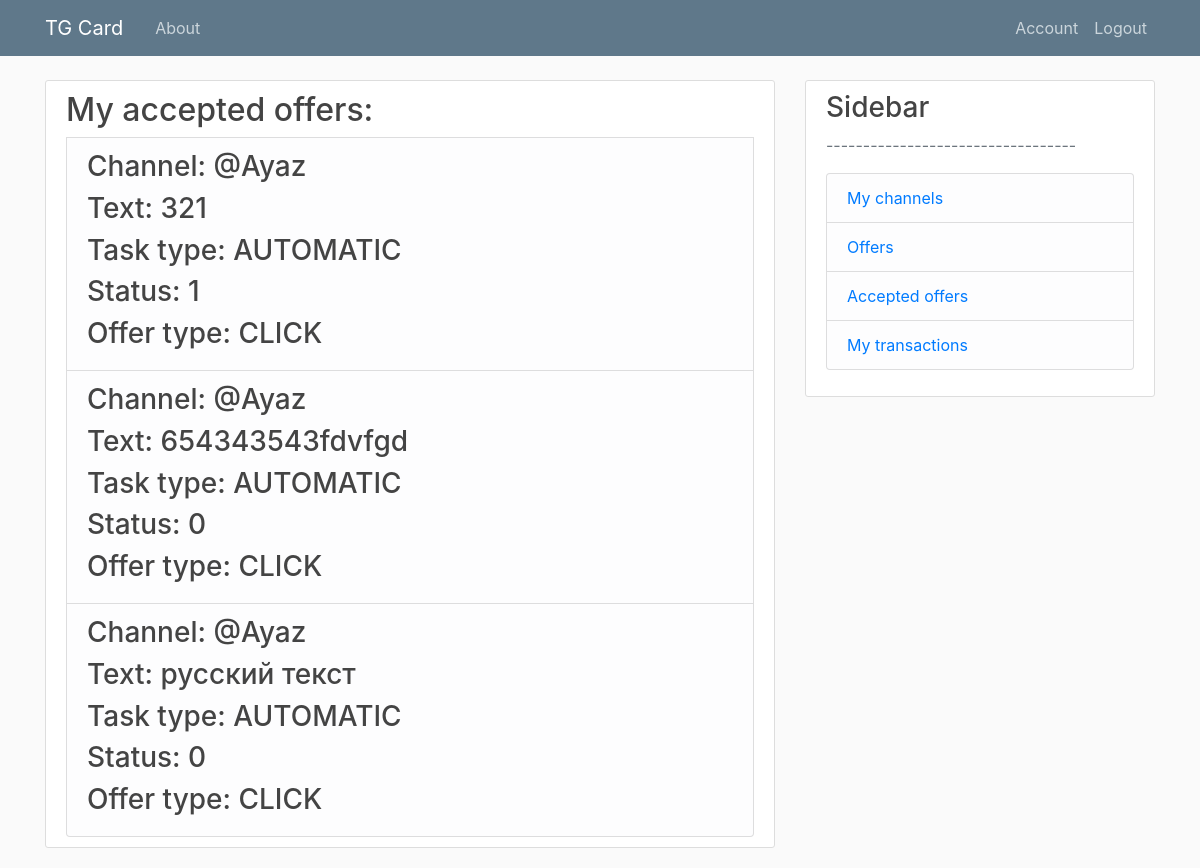
The page /currentUserTasks (signed in) on the database as committed earlier.
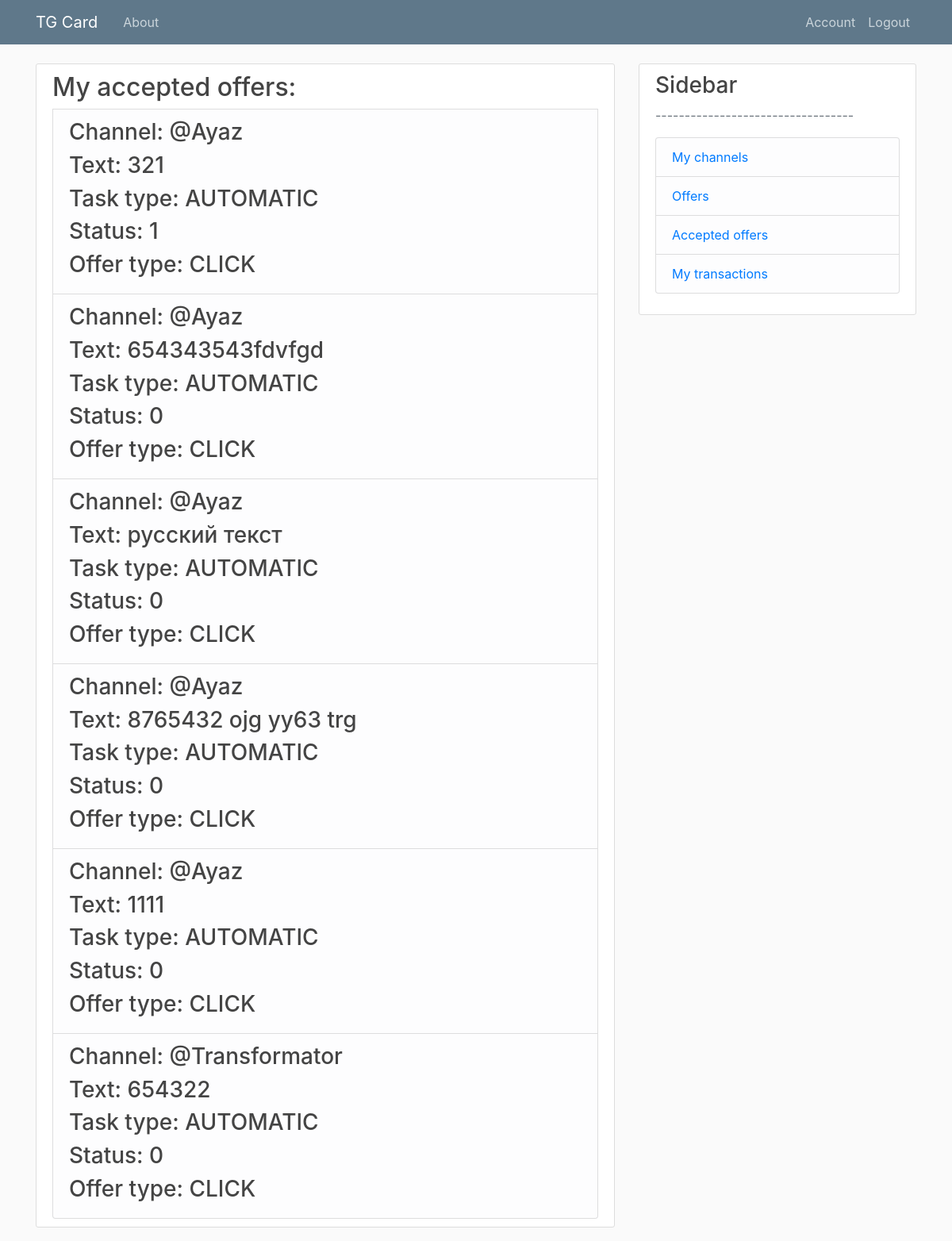
The same page on the database as committed later.
### models.py (models this page shows, shortened)
class Task(db.Model):
    id = db.Column(db.Integer, primary_key=True)
    status = db.Column(db.Integer, index=True, default=0) # new \ approved \ queued \ paused \ inactive
    taskType = db.Column(db.String, default=0) # AUTOMATIC \ MANUAL
    previevText = db.Column(db.String, index=True, nullable=False)
    affilId = db.Column(db.Integer, db.ForeignKey('user.id'), nullable=False)
    offerId = db.Column(db.Integer, db.ForeignKey('offer.id'), nullable=False)
    message_queues = db.relationship('MessageQueue', backref='task', lazy=True)

class Offer(db.Model):
    id = db.Column(db.Integer, primary_key=True)
    tgLink = db.Column(db.String, index=True, unique=True, nullable=False)
    offerType = db.Column(db.String, index=True, nullable=False) # click \ subscribe
    price = db.Column(db.Float, index=True, nullable=False)
    status = db.Column(db.Integer, index=True, nullable=False) # active \ inactive
    advertId = db.Column(db.Integer, db.ForeignKey('user.id'), nullable=False)
    tasks = db.relationship('Task', backref='offer', lazy=True)
    categoryListAdv = db.relationship('CategoryListAdv', backref='offer', lazy=True)

### routes.py (the view)
@app.route("/currentUserTasks", methods=['GET', 'POST'])
@login_required
@affiliate_access_level()
def currentUserTasks():
    tasks = Task.query.filter_by(affilId=current_user.id).all()
    return render_template('currentUserTasks.html', title='CurrentUserTasks', tasks=tasks)

### models.py (called while the page is built)
@login_manager.user_loader
def load_user(user_id):
    return User.query.get(int(user_id))

### routes.py (called while the page is built)
def affiliate_access_level():
    def decorator(f):
        @wraps(f)
        def decorated_function(*args, **kwargs):
            if current_user.role != 'AFFILIATE':
                return redirect(url_for('access_error_page'))
            return f(*args, **kwargs)
        return decorated_function
    return decorator

### templates/currentUserTasks.html (shortened to what this page needs)
{% extends "layout.html" %}
{% block content %}
    <div class="content-section">
    <h2>My accepted offers: </h2>
    {% for task in tasks %}
    <li class="list-group-item list-group-item-light">
                <ul class="list-group">
                    <h3>Channel: {{task.offer.tgLink}}</h3>
                    <h3>Text: {{task.previevText}}</h3>
                    <h3>Task type: {{task.taskType}}</h3>
                    <h3>Status: {{task.status}}</h3>
                    <h3>Offer type: {{task.offer.offerType}}</h3>
                </ul>
    </li>
    {% endfor %}
    </div>
{% endblock content %}

### templates/layout.html (shortened to what this page needs)
<!DOCTYPE html>
<html>
<head>
    <link rel="stylesheet" href="https://maxcdn.bootstrapcdn.com/bootstrap/4.0.0/css/bootstrap.min.css">
    <link rel="stylesheet" type="text/css" href="{{ url_for('static', filename='main.css') }}">
</head>
<body>
    <header class="site-header">
      <nav class="navbar navbar-expand-md navbar-dark bg-steel fixed-top">
        <div class="container">
          <a class="navbar-brand mr-4" href="/">TG Card</a>
          <div class="collapse navbar-collapse" id="navbarToggle">
            <div class="navbar-nav mr-auto">
              <a class="nav-item nav-link" href="{{ url_for('about') }}">About</a>
            </div>
            <div class="navbar-nav">
              {% if current_user.is_authenticated %}
                <a class="nav-item nav-link" href="{{ url_for('account') }}">Account</a>
                <a class="nav-item nav-link" href="{{ url_for('logout') }}">Logout</a>
              {% else %}
                <a class="nav-item nav-link" href="{{ url_for('login') }}">Login</a>
                <a class="nav-item nav-link" href="{{ url_for('register') }}">Register</a>
              {% endif %}
            </div>
          </div>
        </div>
      </nav>
    </header>
    <main role="main" class="container">
      <div class="row">
        <div class="col-md-8">
          {% block content %}{% endblock %}
        </div>
        {% if current_user.is_authenticated %}
        <div class="col-md-4">
          <div class="content-section">
            <h3>Sidebar</h3>
            <p class='text-muted'>----------------------------------
              <ul class="list-group">
                {% if current_user.role == 'AFFILIATE' %}
                <li class="list-group-item list-group-item-light">
                    <a href="/channel">My channels</a>
                </li>
                <li class="list-group-item list-group-item-light">
                    <a href="/offerList">Offers</a></li>
                <li class="list-group-item list-group-item-light">
                    <a href="/currentUserTasks">Accepted offers</a>
                </li>
                {% endif %}
                <li class="list-group-item list-group-item-light"><a href="/transactions">My transactions</a></li>
              </ul>
            </p>
          </div>
        </div>
        {% endif %}
      </div>
    </main>
</body>
</html>

### static/main.css (style rules this page uses)
body { background: #fafafa; color: #333333; margin-top: 5rem; }
h1, h2, h3, h4, h5, h6 { color: #444444; }
.bg-steel { background-color: #5f788a; }
.site-header .navbar-nav .nav-link { color: #cbd5db; }
.content-section { background: #ffffff; padding: 10px 20px; border: 1px solid #dddddd; border-radius: 3px; margin-bottom: 20px; }

Rows that differ between the two databases and show on the page:
added Task: offer.tgLink "@Ayaz", previevText "8765432 ojg yy63 trg", taskType "AUTOMATIC", status "0", offer.offerType "CLICK"
added Task: offer.tgLink "@Ayaz", previevText "1111", taskType "AUTOMATIC", status "0", offer.offerType "CLICK"
added Task: offer.tgLink "@Transformator", previevText "654322", taskType "AUTOMATIC", status "0", offer.offerType "CLICK"
